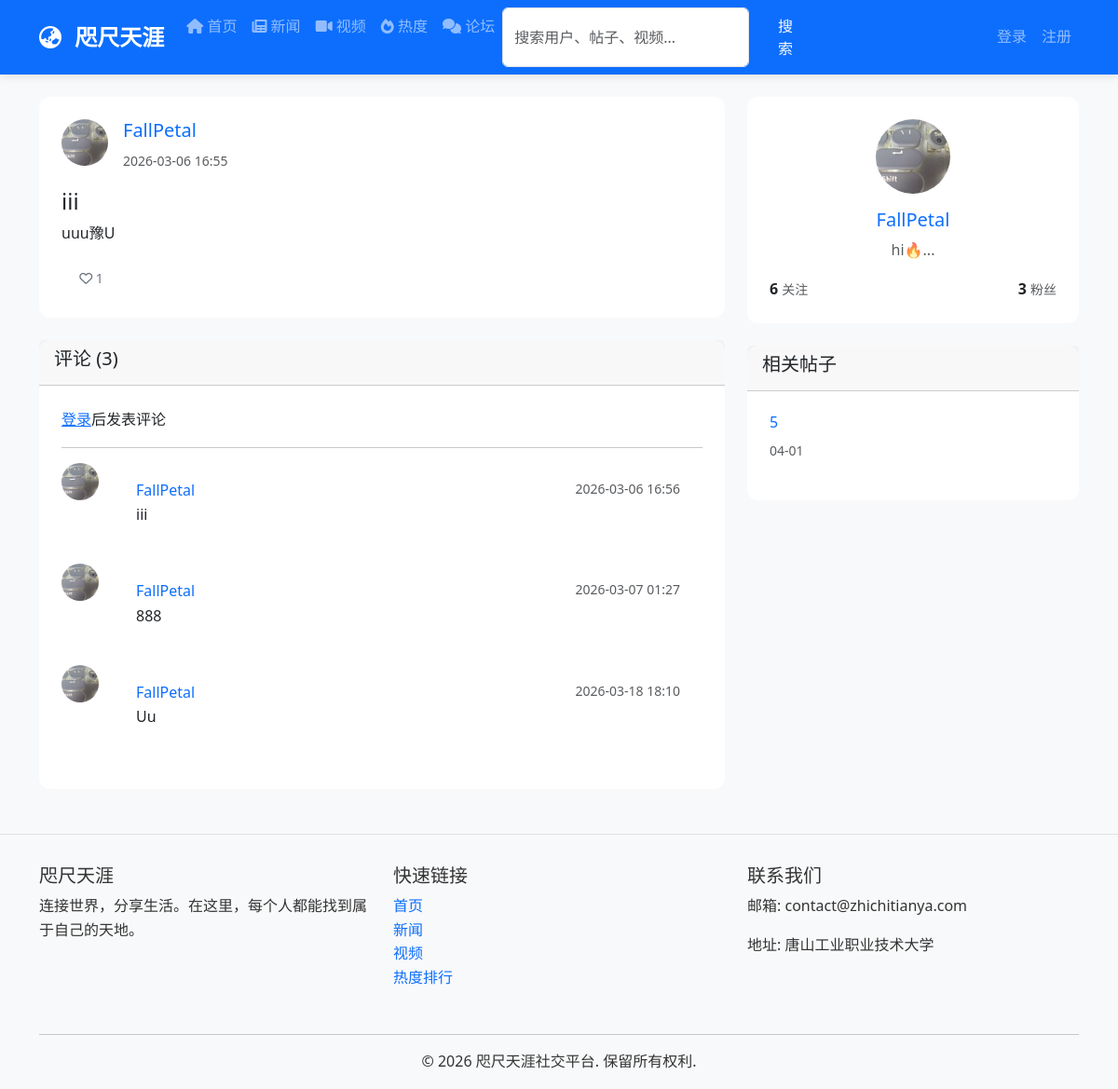
The app's page /post_detail/9 with its own data.
### python_web_project/models/__init__.py (models this page shows, shortened)
class User(UserMixin, db.Model):
    __tablename__ = 'users'
    id = db.Column(db.Integer, primary_key=True)
    username = db.Column(db.String(80), unique=True, nullable=False)
    email = db.Column(db.String(120), unique=True, nullable=False)
    password_hash = db.Column(db.String(120), nullable=False)
    avatar = db.Column(db.String(200), default='default_avatar.png')
    bio = db.Column(db.Text, default='')
    location = db.Column(db.String(100))
    website = db.Column(db.String(200))
    is_active = db.Column(db.Boolean, default=True)  # 用户是否被封禁
    is_banned = db.Column(db.Boolean, default=False)  # 是否被完全封禁
    can_post = db.Column(db.Boolean, default=True)    # 是否可以发帖
    can_video = db.Column(db.Boolean, default=True)   # 是否可以发视频
    can_comment = db.Column(db.Boolean, default=True)  # 是否可以评论
    is_admin = db.Column(db.Boolean, default=False)   # 是否为管理员
    join_date = db.Column(FlexibleDateTime, default=datetime.now)
    last_seen = db.Column(FlexibleDateTime, default=datetime.now)
    posts = db.relationship('Post', backref='author',
                            lazy=True, foreign_keys='Post.author_id')
    videos = db.relationship('Video', backref='uploader',
                             lazy=True, foreign_keys='Video.uploader_id')
    comments = db.relationship(
        'Comment', lazy=True, foreign_keys='Comment.author_id')
    sent_messages = db.relationship(
        'Message', backref='sender', lazy=True, foreign_keys='Message.sender_id')
    received_messages = db.relationship(
        'Message', backref='recipient', lazy=True, foreign_keys='Message.recipient_id')
    followers = db.relationship(
        'User', secondary='follows',
        primaryjoin='(Follows.followed_id == User.id)',  # 被关注的人
        secondaryjoin='(Follows.follower_id == User.id)',  # 关注者
        backref=db.backref('followed', lazy='dynamic'),
        lazy='dynamic'
    )
    post_likes = db.relationship('PostLike', backref='user', lazy=True)
    video_likes = db.relationship('VideoLike', backref='user', lazy=True)

class Post(db.Model):
    __tablename__ = 'posts'
    id = db.Column(db.Integer, primary_key=True)
    title = db.Column(db.String(200), nullable=False)
    content = db.Column(db.Text, nullable=False)
    image_url = db.Column(db.String(200))  # 帖子配图
    video_url = db.Column(db.String(200))  # 帖子视频
    timestamp = db.Column(FlexibleDateTime, index=True,
                          default=datetime.now)
    updated_at = db.Column(FlexibleDateTime, default=datetime.now)  # 最后更新时间
    author_id = db.Column(db.Integer, db.ForeignKey('users.id'))
    likes_count = db.Column(db.Integer, default=0)
    comments_count = db.Column(db.Integer, default=0)
    post_comments = db.relationship(
        'Comment', lazy=True, foreign_keys='Comment.post_id')
    likes = db.relationship('PostLike', backref='post', lazy=True)

class Comment(db.Model):
    __tablename__ = 'comments'
    id = db.Column(db.Integer, primary_key=True)
    content = db.Column(db.Text, nullable=False)
    timestamp = db.Column(FlexibleDateTime, index=True,
                          default=datetime.now)
    author_id = db.Column(db.Integer, db.ForeignKey('users.id'))
    post_id = db.Column(db.Integer, db.ForeignKey('posts.id'))
    video_id = db.Column(db.Integer, db.ForeignKey('videos.id'))
    news_id = db.Column(db.Integer, db.ForeignKey('news.id'))  # 添加新闻关联
    likes_count = db.Column(db.Integer, default=0)
    author = db.relationship('User', overlaps="comments,user_comments")
    post = db.relationship('Post', overlaps="post_comments")
    video = db.relationship('Video', overlaps="video_comments")
    news = db.relationship('News', overlaps="news_comments")

### python_web_project/app.py (the view)
@app.route('/post_detail/<int:post_id>')
def post_detail(post_id):
    post = Post.query.get_or_404(post_id)
    comments = Comment.query.filter_by(
        post_id=post_id).order_by(Comment.timestamp.asc()).all()
    form = CommentForm()
    related_posts = Post.query.filter(
        Post.author_id == post.author_id,
        Post.id != post_id  # 排除当前帖子
    ).order_by(Post.timestamp.desc()).limit(5).all()
    return render_template('post_detail.html',
                           post=post,
                           comments=comments,
                           form=form,
                           related_posts=related_posts)

### python_web_project/forms/__init__.py
class CommentForm(FlaskForm):
    content = TextAreaField(
        '评论内容', validators=[DataRequired(), Length(1, 1000)])
    submit = SubmitField('发布评论')

### python_web_project/app.py (called while the page is built)
@app.before_request
def check_user_permissions():
    if current_user.is_authenticated:
        if current_user.is_banned:
            from flask_login import logout_user
            logout_user()
            flash('您的账户已被封禁，请联系管理员解封。', 'danger')
            return redirect(url_for('login'))
        request_path = request.path
        if not current_user.can_post and request_path in ['/create_post', '/edit_post']:
            flash('您的发帖功能已被封禁，请联系管理员解封。', 'danger')
            return redirect(url_for('index'))
        if not current_user.can_video and request_path in ['/upload_video', '/edit_video']:
            flash('您的视频上传功能已被封禁，请联系管理员解封。', 'danger')
            return redirect(url_for('index'))
        if not current_user.can_comment and 'add_comment' in request_path:
            flash('您的评论功能已被封禁，请联系管理员解封。', 'danger')
            return redirect(request.referrer or url_for('index'))

@app.template_global()
def get_avatar_url(avatar_filename):
    if not avatar_filename:
        return "/static/uploads/avatars/default_avatar.png"
    avatar_filename = avatar_filename.replace('/static/uploads/avatars/', '').replace(
        'static/uploads/avatars/', '').replace('uploads/avatars/', '')
    return f"/static/uploads/avatars/{avatar_filename}"

@app.context_processor
def inject_news_utils():
    def get_last_news_update():
        """获取最新新闻的更新时间"""
        latest_news = News.query.order_by(News.timestamp.desc()).first()
        if latest_news:
            return latest_news.timestamp.strftime('%Y-%m-%d %H:%M')
        return None
    return dict(get_last_news_update=get_last_news_update)

### python_web_project/models/__init__.py (called while the page is built, shortened)
    def process_result_value(self, value, dialect):
        if value is None or value == '':
            return datetime.now()  # 使用本地时间
        return value

### python_web_project/templates/post_detail.html (shortened to what this page needs)
{% extends "base.html" %}  {% block content %}
<div class="container mt-4">
  <div class="row">
    <div class="col-md-8">
      <div class="card mb-4">
        <div class="card-body">
          <div class="d-flex mb-3">
            <a href="{{ url_for('profile', username=post.author.username) }}">
              <img
                src="{{ get_avatar_url(post.author.avatar) }}"
                class="rounded-circle me-3"
                style="width: 50px; height: 50px; object-fit: cover"
                alt="头像"
              />
            </a>
            <div>
              <h5 class="card-title">
                <a
                  href="{{ url_for('profile', username=post.author.username) }}"
                  class="text-decoration-none"
                  >{{ post.author.username }}</a
                >
              </h5>
              <small class="text-muted"
                >{{ post.timestamp.strftime('%Y-%m-%d %H:%M') }}</small
              >
            </div>
          </div>
          <h4 class="card-title">{{ post.title }}</h4>
          <p class="card-text">{{ post.content }}</p>
          <div class="d-flex justify-content-between align-items-center">
            <div>
              <button
                class="btn btn-sm btn-outline-secondary like-btn"
                data-type="post"
                data-id="{{ post.id }}"
              >
                <i class="far fa-heart"></i>
                <span class="likes-count">{{ post.likes_count }}</span>
              </button>
            </div>
          </div>
        </div>
      </div>
      <div class="card">
        <div class="card-header">
          <h5>评论 ({{ comments|length }})</h5>
        </div>
        <div class="card-body">
          {% if current_user.is_authenticated %}
          <form
            method="POST"
            action="{{ url_for('add_comment', post_id=post.id) }}"
          >
            {{ form.hidden_tag() }}
            <div class="mb-3">
              {{ form.content.label(class="form-label") }} {{
              form.content(class="form-control", rows="3",
              placeholder="写下您的评论...") }} {% if form.content.errors %}
              <div class="text-danger">
                {% for error in form.content.errors %}
                <small>{{ error }}</small>
                {% endfor %}
              </div>
              {% endif %}
            </div>
            <button type="submit" class="btn btn-primary">发布评论</button>
          </form>
          {% else %}
          <p><a href="{{ url_for('login') }}">登录</a>后发表评论</p>
          {% endif %}
          <hr />
          {% for comment in comments %}
          <div class="d-flex mb-3">
            <a
              href="{{ url_for('profile', username=comment.author.username) }}"
            >
              <img
                src="{{ get_avatar_url(comment.author.avatar) }}"
                class="rounded-circle me-3"
                style="width: 40px; height: 40px; object-fit: cover"
                alt="头像"
              />
            </a>
            <div class="flex-grow-1">
              <div class="card">
                <div class="card-body">
                  <h6 class="card-subtitle mb-1">
                    <a
                      href="{{ url_for('profile', username=comment.author.username) }}"
                      class="text-decoration-none"
                      >{{ comment.author.username }}</a
                    >
                    <small class="text-muted float-end"
                      >{{ comment.timestamp.strftime('%Y-%m-%d %H:%M') }}</small
                    >
                  </h6>
                  <p class="card-text">{{ comment.content }}</p>
                </div>
              </div>
            </div>
          </div>
          {% else %}
          <p class="text-muted">暂无评论</p>
          {% endfor %}
        </div>
      </div>
    </div>
    <div class="col-md-4">
      <div class="card mb-4">
        <div class="card-body text-center">
          <a href="{{ url_for('profile', username=post.author.username) }}">
            <img
              src="{{ get_avatar_url(post.author.avatar) }}"
              class="rounded-circle mb-3"
              style="width: 80px; height: 80px; object-fit: cover"
              alt="头像"
            />
          </a>
          <h5 class="card-title">
            <a
              href="{{ url_for('profile', username=post.author.username) }}"
              class="text-decoration-none"
              >{{ post.author.username }}</a
            >
          </h5>
          <p class="card-text text-muted">
            {{ post.author.bio[:100] if post.author.bio else '暂无简介' }}...
          </p>
          <div class="d-flex justify-content-between">
            <div>
              <strong>{{ post.author.followed.count() }}</strong>
              <small class="text-muted">关注</small>
            </div>
            <div>
              <strong>{{ post.author.followers.count() }}</strong>
              <small class="text-muted">粉丝</small>
            </div>
          </div>
        </div>
      </div>
      <div class="card">
        <div class="card-header">
          <h5>相关帖子</h5>
        </div>
        <div class="card-body">
          {% for related_post in related_posts %}
          <div class="mb-3">
            <h6>
              <a
                href="{{ url_for('post_detail', post_id=related_post.id) }}"
                class="text-decoration-none"
              >
                {{ related_post.title[:50] }}
              </a>
            </h6>
            <small class="text-muted"
              >{{ related_post.timestamp.strftime('%m-%d') }}</small
            >
          </div>
          {% else %}
          <p class="text-muted">暂无相关帖子</p>
          {% endfor %}
        </div>
      </div>
    </div>
  </div>
</div>
{% endblock %}

### python_web_project/static/css/style.css (style rules this page uses)
:root { --primary-color: #0d6efd; --secondary-color: #6c757d; --success-color: #198754; --info-color: #0dcaf0; --warning-color: #ffc107; --danger-color: #dc3545; --light-color: #f8f9fa; --dark-color: #212529; }
body { font-family: 'Segoe UI', Tahoma, Geneva, Verdana, sans-serif; background-color: #f8f9fa; color: #333; line-height: 1.6; padding-top: 0; margin: 0; }
.card { border: none; border-radius: 12px; transition: transform 0.3s ease, box-shadow 0.3s ease; background-color: #ffffff; }
.card-body { padding: 1.5rem; }
.btn { border-radius: 8px; padding: 0.5rem 1.2rem; font-weight: 500; transition: all 0.3s ease; border: none; }

### records on screen
User: avatar (picture), author.username "FallPetal", author "hi🔥"
Post: timestamp "2026-03-06 16:55", title "iii", content "uuu豫U", likes_count "1"
Comment: avatar (picture), author.username "FallPetal", timestamp "2026-03-06 16:56", content "iii"
Comment: avatar (picture), author.username "FallPetal", timestamp "2026-03-07 01:27", content "888"
Comment: avatar (picture), author.username "FallPetal", timestamp "2026-03-18 18:10", content "Uu"
Post: title "5", timestamp "04-01"

### other values on screen
{{ comments|length }} "3"
{{ post.author.followed.count() }} "6"
{{ post.author.followers.count() }} "3"
